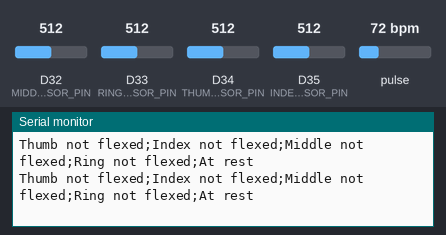
A sketch run on a simulated Arduino Due. Parts: the last lines printed to the serial monitor. The test bench sets the inputs (shaded band); at power-on: D34 (THUMB_FLEX_SENSOR_PIN) = 512, D32 (MIDDLE_FLEX_SENSOR_PIN) = 512, D33 (RING_FLEX_SENSOR_PIN) = 512, D35 (INDEX_FLEX_SENSOR_PIN) = 512, pulse 72 bpm (analog values on the 0–1023 scale).

Above: at 3.3 s.
3.4 s: D34 (THUMB_FLEX_SENSOR_PIN) set to 688
4.9 s: D34 (THUMB_FLEX_SENSOR_PIN) set to 718
At 5.19 s:
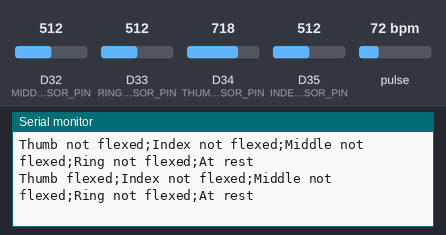
6.9 s: D32 (MIDDLE_FLEX_SENSOR_PIN) set to 738
At 7.05 s:
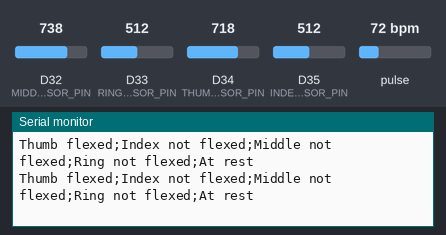
8.4 s: D32 (MIDDLE_FLEX_SENSOR_PIN) set to 764
At 8.69 s:
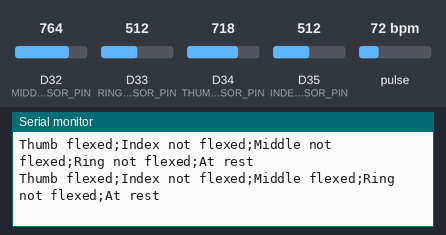
10.4 s: D33 (RING_FLEX_SENSOR_PIN) set to 739
At 10.55 s:
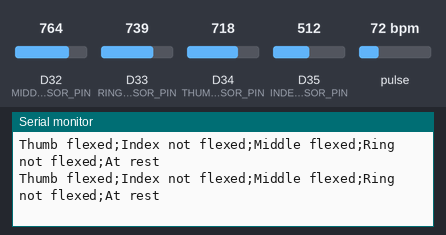
11.9 s: D33 (RING_FLEX_SENSOR_PIN) set to 759
At 12.18 s:
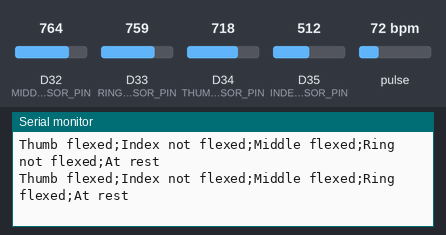

Measured:
- the behaviour switches between 700 and 701 on D34 (THUMB_FLEX_SENSOR_PIN) (found by bisection; images 0 and 1)
- the behaviour switches between 750 and 751 on D32 (MIDDLE_FLEX_SENSOR_PIN) (found by bisection; images 2 and 3)
- the behaviour switches between 750 and 751 on D33 (RING_FLEX_SENSOR_PIN) (found by bisection; images 4 and 5)
- after the input at 4.9 s, the serial monitor: prints a new line after 0.12 s (image 1)
- after the input at 8.4 s, the serial monitor: prints a new line after 0.11 s (image 3)
- after the input at 11.9 s, the serial monitor: prints a new line after 0.11 s (image 5)

The sketch:

code_wroom.ino
```cpp
#include <Wire.h>
#include "MAX30105.h"

#include "heartRate.h"


#define THUMB_FLEX_SENSOR_PIN 34  // GPIO4 = ADC1_CH3
#define INDEX_FLEX_SENSOR_PIN 35  // GPIO4 = ADC1_CH3
#define MIDDLE_FLEX_SENSOR_PIN 32  // GPIO4 = ADC1_CH3
#define RING_FLEX_SENSOR_PIN 33  // GPIO4 = ADC1_CH3

#define FLEX 1

// param for hearbeat
MAX30105 particleSensor;

const byte RATE_SIZE = 4; //Increase this for more averaging. 4 is good.
byte rates[RATE_SIZE]; //Array of heart rates
byte rateSpot = 0;
long lastBeat = 0; //Time at which the last beat occurred

float beatsPerMinute;
int beatAvg;

void setup() {
  Wire.begin(19,21);
  Serial.begin(115200);
  analogReadResolution(12); // Optional: 0–4095 range (12-bit)
  Serial.print("Started");
  // Initialize sensor
  if (!particleSensor.begin(Wire, I2C_SPEED_FAST)) //Use default I2C port, 400kHz speed
  {
    Serial.println("MAX30105 was not found. Please check wiring/power. ");
    while (1);
  }
  Serial.println("Place your index finger on the sensor with steady pressure.");

  particleSensor.setup(); //Configure sensor with default settings
  particleSensor.setPulseAmplitudeRed(0x0A); //Turn Red LED to low to indicate sensor is running
  particleSensor.setPulseAmplitudeGreen(0); //Turn off Green LED
}

void loop() {
  const int numSamples = 50;
  long thumb_total = 0;
  long index_total = 0;
  long middle_total = 0;
  long ring_total = 0;

  // 0 indicates straight;  1 indicates flex
  bool thumb = 0;
  bool index = 0;
  bool middle = 0;
  bool ring = 0;

  for (int i = 0; i < numSamples; i++) {
    thumb_total += analogRead(THUMB_FLEX_SENSOR_PIN);
    index_total += analogRead(INDEX_FLEX_SENSOR_PIN);
    middle_total += analogRead(MIDDLE_FLEX_SENSOR_PIN);
    ring_total += analogRead(RING_FLEX_SENSOR_PIN);
    delay(2); // Short delay for better averaging
  }

  int thumb_average = thumb_total / numSamples;
  int index_average = index_total / numSamples;
  int middle_average = middle_total / numSamples;
  int ring_average = ring_total / numSamples;

  /*
  Serial.print(thumb_average);
  Serial.print(";");
  Serial.print(index_average);
  Serial.print(";");
  Serial.print(middle_average);
  Serial.print(";");
  Serial.println(ring_average);
  */

  // Tells if the finger is flexed or not

  if (thumb_average > 2800){
    Serial.print("Thumb flexed;");
  }else{
    Serial.print("Thumb not flexed;");
  };
  if (index_average > 3000){
    Serial.print("Index flexed;");
  }else{
    Serial.print("Index not flexed;");
  };
  if (middle_average > 3000){
    Serial.print("Middle flexed;");
  }else{
    Serial.print("Middle not flexed;");
  };
  if (ring_average > 3000){
    Serial.print("Ring flexed;");
  }else{
    Serial.print("Ring not flexed;");
  };

  // Logic for flex
  if (thumb_average > 3000){
    thumb = FLEX;
  };
  if (index_average > 3000){
    index = FLEX;
  };
  if (middle_average > 3000){
    middle = FLEX;
  };
  if (ring_average > 3000){
    ring = FLEX;
  };
  /*
  // Some basic interpreations
  if ( !thumb & index & !middle & !ring ){
    Serial.println("1");
  };
  if ( !thumb & index & middle & !ring ){
    Serial.println("2");
  };
  if ( !thumb & index & middle & ring ){
    Serial.println("3");
  };
  */

  // code for heartbeart
  long irValue = particleSensor.getIR();

  if (checkForBeat(irValue) == true)
  {
    //We sensed a beat!
    long delta = millis() - lastBeat;
    lastBeat = millis();

    beatsPerMinute = 60 / (delta / 1000.0);

    if (beatsPerMinute < 255 && beatsPerMinute > 20)
    {
      rates[rateSpot++] = (byte)beatsPerMinute; //Store this reading in the array
      rateSpot %= RATE_SIZE; //Wrap variable

      //Take average of readings
      beatAvg = 0;
      for (byte x = 0 ; x < RATE_SIZE ; x++)
        beatAvg += rates[x];
      beatAvg /= RATE_SIZE;
    }
  }

  if (beatsPerMinute > 100){
    Serial.println("In Panic");
  }else if (irValue < 50000){
    Serial.println(" No finger?");
  } else{
    Serial.println("At rest");
  };

  delay(100); // Print ~10 values per second
}
```
